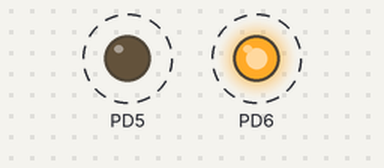
The program below on a simulated ATmega8, built with avr-gcc and emulated at 1 MHz. Parts: output pins drawn as LEDs (lit = HIGH). Dashed ring = blinking.

Above: at 0.12 s.
Timing chart, 0 to 3.0 s (numbered marks = the images above):
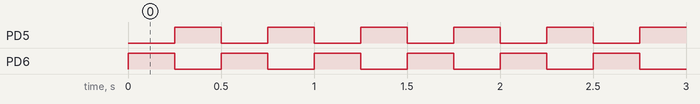

Measured:
- by itself, PD5, PD6: alternates HIGH for 0.25 s and LOW for 0.25 s

The program:

main.c
```c
#include <avr/io.h>
#include <inttypes.h>

#define F_CPU 1000000UL  // 1 MHz
// #define F_CPU 16000000UL  // 16 MHz
#include <util/delay.h>

int main(void) {
  DDRD|= (1<<DDD5); // dir PD5 out
  DDRD|= (1<<DDD6); // dir PD6 out

  while (1) {
	// pin PD5 = 0V, LED1 on
	PORTD &= ~(1<<PD5);
	// pin PD6 = 5V, LED2 off
	PORTD|= (1<<PD6);

	_delay_ms(250);

	// pin PD5 = 5V, LED1 off
	PORTD|= (1<<PD5);
	// pin PD5 = 0V, LED2 on
	PORTD &= ~(1<<PD6);

	_delay_ms(250);
  }

  return 0;
}
```
